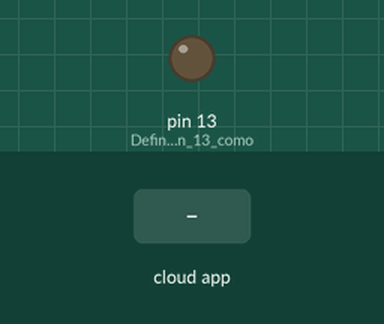
Recording of a sketch running on a simulated Arduino Uno, built with avr-gcc and run on an emulated ATmega328P. Shown: output pins drawn as LEDs (lit = HIGH). The test bench sets the inputs (shaded band). The ROS host is connected and sends only what is stated.

Above: at 1.8 s.
1.9 s: the phone or cloud app sets toggle_led to 0
At 2.7 s:
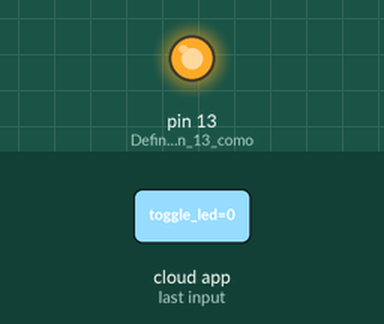
3.5 s: the phone or cloud app sets toggle_led to 1
At 4.3 s:
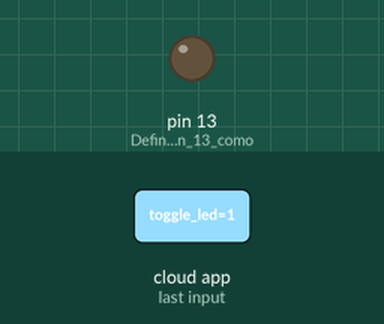
Timing chart, 0 to 6.5 s (numbered marks = the images above; inputs shaded):
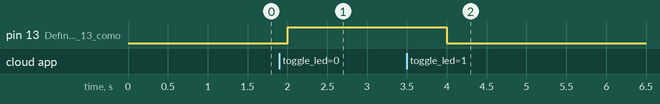

The sketch:

Sucriptor.ino
```cpp
// Inclusión de librerías necesarias para la comunicación con ROS
#include <ros.h>
#include <std_msgs/Empty.h>

// Nodo de comunicación con ROS
ros::NodeHandle nh;

// Mensaje que será enviado a ROS
void messageCb( const std_msgs::Empty& toggle_msg){
  if(digitalRead(13) == 0){ // Si el led de la placa arduino está pagado lo encendemos
    digitalWrite(13, HIGH);
   }
  else{ // Si el led de la placa arduino está predido se apaga, cada segundo se hace esta interacción
    digitalWrite(13,LOW);
  }
}

// Realizamos la subscripción a ROS
ros::Subscriber<std_msgs::Empty> sub("toggle_led", &messageCb);


void setup(){
  pinMode(13, OUTPUT); // Definimos el pin 13 como salida
  nh.initNode(); // iniciamos el nodo nh
  nh.subscribe(sub); // iniciamos la subscripción del nodo nh
}

void loop(){
  nh.spinOnce(); // Mantenemos la comunicación con el nodo de ROS
  delay(1000); // Retardo de 1 segundo
}
```

Measured:
- after the input at 1.9 s, pin 13 (Definimos_el_pin_13_como): LOW → HIGH after 0.10 s
- after the input at 3.5 s, pin 13 (Definimos_el_pin_13_como): HIGH → LOW after 0.50 s
